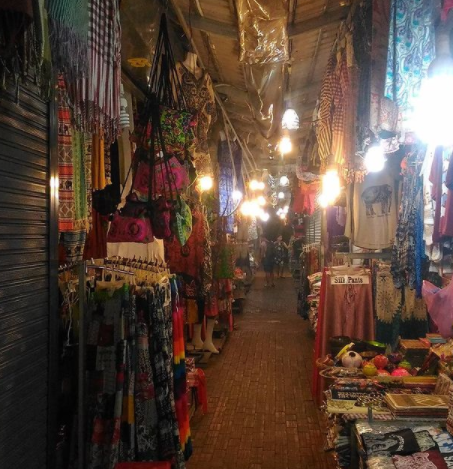
#> input picture Cambodian_Bazaar.png, 453 x 469 px
$ python application.py
#> lines starting #> are read from the running program, lines starting #| are printed output that depends on the picture
### user_functions.py
import numpy as np
import cv2 as cv


def calc_histogram(img):
    if len(img.shape) > 2:
        img = np.cvtColor(img, cv.COLOR_BGR2GRAY)
    img = img.flatten()  # reshape original array to 1D array
    bin_locations, counts = np.unique(img, return_counts=True)
    bin_locations.astype('int',copy=False)
    return bin_locations, counts


def calc_pdf_and_cdf_8bit(img):
    # Возвращает нормированные в диапазоне [0, 1] PDF и CDF распределения интенсивностей (для 8 битного изображения)
    bin_locations, counts = calc_histogram(img)
    img_pdf = counts/np.max(counts)
    full_pdf = np.zeros(256)
    for i in range(len(bin_locations)):
        full_pdf[bin_locations[i]] = img_pdf[i]
    full_cdf = np.cumsum(full_pdf)
    full_cdf = full_cdf/np.max(full_cdf)

    return np.arange(256), full_pdf, full_cdf


def image_equalize_classical(img_in, origin_colorspace = 'BGR'):
    """
    Реализован классический алгоритм эквализации гистограммы изображения.
    Входное изображение должно представлять собой numpy массив.
    Если входное изображение 3х канальное:
    1) оно обрабатывается как изображение в цветовом пространстве origin_colorspace.
    2) обрабатывается только яркостная (V) составляющая изображения,
    представленного в пространстве HSV.
    3) итоговое изображение возвращается в его исходном формате
    4) если функция не поддерживает переданное origin_colorspace,
    то будет возвращен код ошибки.
    :param img_in: одноканальная или 3х канальная матрица numpy
    :return: эквализованное изображение
    """
    if type(img_in) != np.ndarray:
        return 0
    if len(img_in.shape) > 2:
        # трехканальное изображение
        if origin_colorspace == 'BGR':
            img_hsv = cv.cvtColor(img_in, cv.COLOR_BGR2HSV)
            img_hsv[:, :, -1] = image_equalize_classical_single_ch(img_hsv[:, :, -1])
            img_out = cv.cvtColor(img_hsv, cv.COLOR_HSV2BGR)
        else:
            return 2
    else:
        # одноканальное изображение
        img_out = np.copy(img_in)
        img_out = image_equalize_classical_single_ch(img_out)
    return img_out


def image_equalize_classical_single_ch(img_in):
    if img_in.dtype == np.uint8:
        max_intensity = 2 ** 8 - 1
    elif img_in.dtype == np.uint16:
        max_intensity = 2 ** 16 - 1
    else:
        return 3
    bin_locations, counts = np.unique(img_in.flatten(), return_counts=True)
    cdf = np.cumsum(counts)
    cdf = cdf / np.max(cdf) * max_intensity
    img_out = np.interp(img_in, bin_locations, cdf).astype('uint8')
    return img_out


def img_equalize_flat_histogram_method1(img_in, num_bins=10000, origin_colorspace='BGR'):
    """
    The function equalizes the image histogram.
    The function accepts a single-channel or 3-channel image.
    In a 3-channel image, only the luminance channel is processed.
    The input image can have a coding depth of 8 or 16 bits. (uint8 or uint16).
    Increasing "num_bins" increases the amount of memory used and the total computation time.

    Equalization accuracy is a measure of the flatness of the histogram of the output image. Use num_bins > 256.
    if the number of channels is 3, then the luminance channel is equalized,
    and then image returned in its original format.

    Функция осуществляет эквализацию гистограммы изображения.
    На вход подается одноканальное или 3х канальное изображение.
    В 3х канальном изображении обрабатывается только канал яркости.
    Входное изображение может иметь глубину кодирования 8, 16 или 32 бита : uint8, uint16 или uint32.
    При увеличении "num_bins" увеличивается объем используемой памяти и общее время вычисления.

    :param img_in: input image - numpy array. Color channels 1 or 3.
    :param num_bins: equalization accuracy depends on the num_bins.
    :param origin_colorspace: if the number of image channels is 3, then it is processed in the origin_colorspace format.
    :return: returns an image with an equalized histogram.
    """
    if type(img_in) != np.ndarray:
        return 0
    if num_bins < 2:
        return 1
    if len(img_in.shape) > 2:
        # трехканальное изображение
        if origin_colorspace == 'BGR':
            img_hsv = cv.cvtColor(img_in, cv.COLOR_BGR2HSV)
            img_hsv[:, :, -1] = img_equalize_flat_histogram_method1_single_ch(img_hsv[:, :, -1], num_bins)
            img_out = cv.cvtColor(img_hsv, cv.COLOR_HSV2BGR)
        else:
            return 2
    else:
        # одноканальное изображение
        img_out = np.copy(img_in)
        img_out = img_equalize_flat_histogram_method1_single_ch(img_out, num_bins)
    return img_out


def img_equalize_flat_histogram_method1_single_ch(img_in, num_bins=10000):
    """
    Эквализация гистограммы одноканального изображения.
    Особенность реализации заключается в наложении реализации случайного шума с динамическим диапазоном [0, 1)
    Данное воздействие является обратимым, поэтому не считается искажающим. original_image = np.floor(noised_image).
    Шум позволяет бороться с проблемой квантования,
    таким образом у CDF кривой в большинстве случаев не будет плоских участков.
    (Из-за плоских областей CDF классический алгоритм для 8 битных изображений не выравнивает гистограмму полностью)
    :param img_in: numpy.ndarray (numpy массив)
    :param num_bins: число секторов разбиения динамического диапазона яркости пикселов.
    :return: изображение с эквализованной гистограммой, тип numpy.ndarray
    """
    if img_in.dtype == np.uint8:
        max_intensity = 2 ** 8 - 1
    elif img_in.dtype == np.uint16:
        max_intensity = 2 ** 16 - 1
    else:
        return 3
    img_n = img_in.astype(np.double) + np.random.rand(*list(img_in.shape))  # add random noise in range [0, 1)
    # this operation is reversible, because np.floor(im_n) = im_orig
    # quantization occurs when the signal is formed by digital camera

    bins_arr = np.linspace(0, max_intensity+1, num_bins)
    counts_im_n, edges_bin_loc_im_n = np.histogram(img_n.flatten(), bins=bins_arr)
    # bins = [0, ... , 256] => intervals [0, 1), [1, 2), [2, 3) ... [254, 255), [255, 256]
    bin_loc_img_n = edges_bin_loc_im_n[1:]

    cdf = np.cumsum(counts_im_n)
    cdf = cdf / np.max(cdf) * (max_intensity+1)

    img_eq = np.interp(img_n, bin_loc_img_n, cdf)
    img_eq = np.floor(img_eq)
    img_eq[img_eq > max_intensity] = max_intensity
    img_eq = img_eq.astype(dtype=np.uint8)
    return img_eq


def img_equalize_flat_histogram_method2(img_in, precision=2, origin_colorspace='BGR'):
    """
    The function equalizes the image histogram.
    The function accepts a single-channel or 3-channel image as input.
    In a 3-channel image, only the luminance channel is processed.
    The input image can have a coding depth of 8 or 16 bits. (uint8 or uint16).
    Increasing "precision" increases the amount of memory used and the total computation time.

    Функция осуществляет эквализацию гистограммы изображения.
    На вход подается одноканальное или 3х канальное изображение.
    В 3х канальном изображении обрабатывается только канал яркости.
    Входное изображение может иметь глубину кодирования 8, 16 или 32 бита : uint8, uint16 или uint32.
    При увеличении "precision" увеличивается объем используемой памяти и общее время вычисления.

    :param img_in: input image - numpy array. Color channels 1 or 3.
    :param precision: equalization accuracy depends on the precision. Equalization accuracy is a measure of the flatness of the histogram of the output image. Use precision = 0 ... 4
    :param origin_colorspace: if the number of image channels is 3, then it is processed in the origin_colorspace format
    :return: returns an image with an equalized histogram. if the number of channels is 3, then the luminance channel is equalized, and then image returned in its original format.
    """
    if type(img_in) != np.ndarray:
        return 0
    if precision < 0:
        return 1
    if len(img_in.shape) > 2:
        if origin_colorspace == 'BGR':
            img_hsv = cv.cvtColor(img_in, cv.COLOR_BGR2HSV)
            img_hsv[:, :, -1] = img_equalize_flat_histogram_method2_single_ch(img_hsv[:, :, -1], precision)
            img_out = cv.cvtColor(img_hsv,cv.COLOR_HSV2BGR)
        else:
            return 2
    else:
        # одноканальное изображение
        img_out = np.copy(img_in)
        img_out = img_equalize_flat_histogram_method2_single_ch(img_out, precision)
    return img_out


def img_equalize_flat_histogram_method2_single_ch(img_in, precision):
    if img_in.dtype == np.uint8:
        max_intensity = 2**8 -1
    elif img_in.dtype == np.uint16:
        max_intensity = 2**16 - 1
    else:
        return 3

    img_h, img_w = img_in.shape[:2]

    rand_vals_field = np.random.rand(img_h, img_w)  # матрица случайных значений [0,1)
    trunc_vals_field = np.round(rand_vals_field, precision)  # округление до требуемого знака после запятой
    img_n = img_in.astype(np.double) + trunc_vals_field  # noised image
    # this operation is reversible, because np.floor(im_n) = im_orig
    # quantization occurs when the signal is formed by digital camera
    '''
    Аналог расчета гистограммы, но вычисляется не количество значений выборки,
    попавших в установленные диапазоны. Для каждого уникального значения выборки (bin_locations)
    вычисляется количество вхождений (counts)
    '''
    bin_locations, counts = np.unique(img_n.flatten(), return_counts=True)

    '''
    Известно, что эквализация является градационным преобразованием над каждым пикселом в отдельности
    в зависимости от его яркости. Корреляция между соседними пикселами не учитывается.
    Градационное преобразование задается функцией преобразования.
    (см. Гонсалес Р., Вудс Р. Цифровая обработка изображений).
    Функция преобразования для эквализации является нормированной кумулятивной
    функцией распределения (CDF). counts является ненормированной PDF.
    Для перехода из PDF в CDF осуществляется дискретное интегрирование.
    '''
    cs_counts = np.cumsum(counts)  # расчет ненормированной CDF
    cs_counts = cs_counts / np.max(cs_counts) * (max_intensity + 1)  # нормировка CDF
    hist_dict = dict(zip(list(bin_locations), list(cs_counts)))  # формирование функции преобразования
    img_eq = np.zeros(img_in.shape)  # формирование заготовки
    for i in range(img_h):
        for j in range(img_w):
            img_eq[i, j] = hist_dict[img_n[i, j]]
    img_eq = np.floor(img_eq)
    img_eq[img_eq > max_intensity] = max_intensity
    img_eq = img_eq.astype(dtype=np.uint8)
    return img_eq

### application.py
import cv2 as cv
import numpy as np
import matplotlib.pyplot as plt
import time
from user_functions import *


# original image ref https://towardsdatascience.com/image-processing-with-python-alternative-histogram-equalization-methods-c9088110b0ef
img_orig = cv.imread('Cambodian_Bazaar.png',cv.IMREAD_GRAYSCALE)
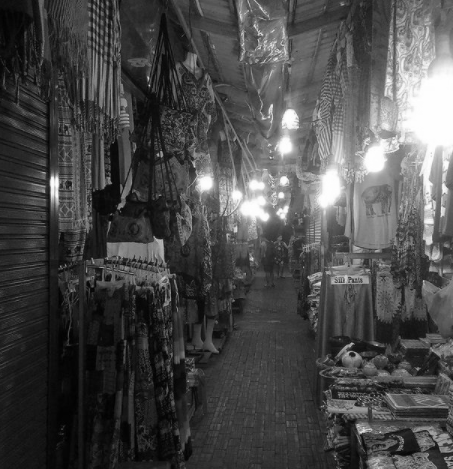
#> img_orig: shape (469, 453); min 1, max 255, mean 73.9

# image equalization using OpenCV
time1 = time.time()
img_eq_cv = cv.equalizeHist(img_orig)
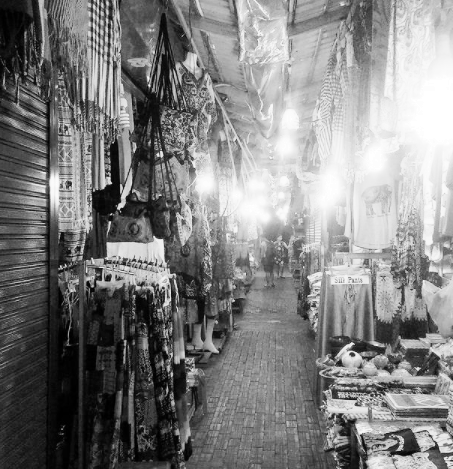
#> img_eq_cv: shape (469, 453); min 0, max 255, mean 128.4
time2 = time.time()
print('OpenCV algorithm time dt = ', time2 - time1, ' (sec)')

# image equalization using classical algorithm
time1 = time.time()
img_eq_classical = image_equalize_classical(img_orig)
#> in image_equalize_classical_single_ch, `bin_locations, counts = np.unique(img_in.flatten(), return_counts=True)`: bin_locations = 255 values from 1 to 255; counts = 255 values, max 2447 at index 21, min 6 at index 254, mean 833.2
#> in image_equalize_classical_single_ch, `cdf = np.cumsum(counts)`: cdf = 255 values from 12 to 212457
#> in image_equalize_classical_single_ch, `cdf = cdf / np.max(cdf) * max_intensity`: cdf = 255 values from 0.0144 to 255
time2 = time.time()
print('classical algorithm time dt = ', time2 - time1, ' (sec)')

# image equalization using 1 custom algorithm
time1 = time.time()
img_eq_custom1 = img_equalize_flat_histogram_method1(img_orig, num_bins=10000)
#> in img_equalize_flat_histogram_method1_single_ch, `counts_im_n, edges_bin_loc_im_n = np.histogram(img_n.flatten(), bins=b..`: counts_im_n = 9999 values, max 86 at index 861, min 0 at index 0, mean 21.25; edges_bin_loc_im_n = 10000 values from 0 to 256
#> in img_equalize_flat_histogram_method1_single_ch, `bin_loc_img_n = edges_bin_loc_im_n[1:]`: bin_loc_img_n = 9999 values from 0.0256 to 256
#> in img_equalize_flat_histogram_method1_single_ch, `cdf = np.cumsum(counts_im_n)`: cdf = 9999 values from 0 to 212457
#> in img_equalize_flat_histogram_method1_single_ch, `cdf = cdf / np.max(cdf) * (max_intensity+1)`: cdf = 9999 values from 0 to 256
time2 = time.time()
print('1 custom algorithm algorithm time dt = ', time2 - time1, ' (sec)')

# image equalization using 2 custom algorithm
time1 = time.time()
img_eq_custom2 = img_equalize_flat_histogram_method2(img_orig, precision=3)
#> in img_equalize_flat_histogram_method2_single_ch, `hist_dict = dict(zip(list(bin_locations), list(cs_counts)))`: hist_dict = 116232 items
#> in img_equalize_flat_histogram_method2_single_ch, `img_eq[img_eq > max_intensity] = max_intensity`: img_eq: shape (469, 453) float64; min 0, max 255, mean 127.5
time2 = time.time()
print('2 custom algorithm algorithm time dt = ', time2 - time1, ' (sec)')

img_titles = ['original',
          'equalize using OpenCV',
          'equalize using \n classical algorithm',
          'equalize using \n №1 custom algorithm',
          'equalize using \n №2 custom algorithm']
images = [img_orig,
          img_eq_cv,
          img_eq_classical,
          img_eq_custom1,
          img_eq_custom2]

fig, axes = plt.subplots(nrows=2, ncols=5, figsize=(14,5))  # по столбцам пары: изображение и гистограмма.

# Формирование изображений
i = 0
for j in range(5):
    axes[i, j].imshow(images[j], cmap='gray')
    axes[i, j].set_xticks([])
    axes[i, j].set_yticks([])
    axes[i, j].set_title(img_titles[j])
# Формирование нормированных кривых CDF и PDF
i = 1
for j in range(5):
    bin_locations, img_pdf, img_cdf = calc_pdf_and_cdf_8bit(images[j])
    axes[i, j].set_xlim([0, 255])
    axes[i, j].set_ylim([0, 1.1])
    axes[i, j].step(bin_locations, img_pdf, color='blue',lw=.15)
    axes[i, j].step(bin_locations, img_cdf, color='red',lw=.5)

fig.tight_layout()
plt.show()
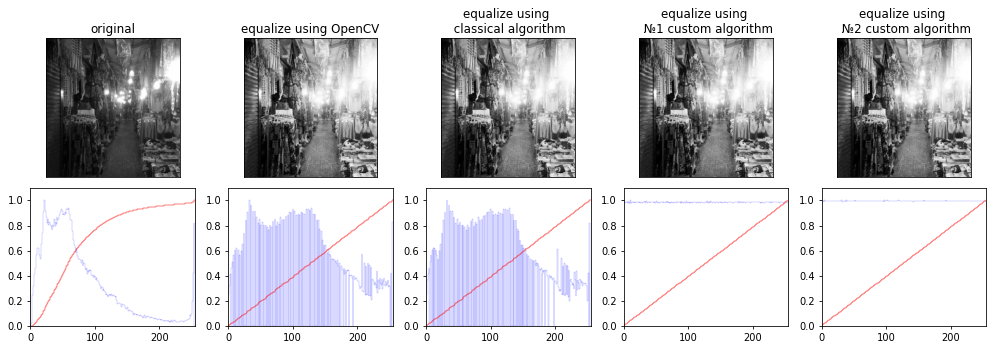
#> figure drawn by matplotlib, 10 panels; panel 6: curve peaks at x = 22, y = 1; panel 6: curve peaks at x = 255, y = 1; panel 7: curve peaks at x = 33, y = 1; panel 7: curve peaks at x = 255, y = 1
